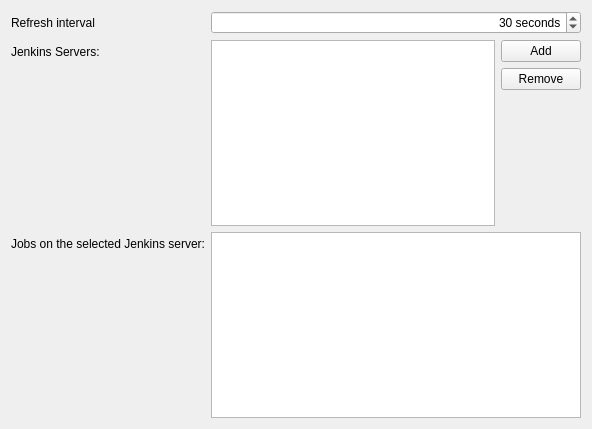
<?xml version="1.0" encoding="UTF-8"?>
<ui version="4.0">
 <class>Form</class>
 <widget class="QWidget" name="Form">
  <property name="geometry">
   <rect>
    <x>0</x>
    <y>0</y>
    <width>592</width>
    <height>429</height>
   </rect>
  </property>
  <property name="windowTitle">
   <string>Form</string>
  </property>
  <layout class="QFormLayout" name="formLayout">
   <item row="0" column="0">
    <widget class="QLabel" name="label_3">
     <property name="text">
      <string>Refresh interval</string>
     </property>
    </widget>
   </item>
   <item row="0" column="1">
    <widget class="QSpinBox" name="refreshInterval">
     <property name="sizePolicy">
      <sizepolicy hsizetype="MinimumExpanding" vsizetype="Fixed">
       <horstretch>0</horstretch>
       <verstretch>0</verstretch>
      </sizepolicy>
     </property>
     <property name="alignment">
      <set>Qt::AlignRight|Qt::AlignTrailing|Qt::AlignVCenter</set>
     </property>
     <property name="suffix">
      <string> seconds</string>
     </property>
     <property name="minimum">
      <number>0</number>
     </property>
     <property name="maximum">
      <number>1800</number>
     </property>
     <property name="singleStep">
      <number>10</number>
     </property>
     <property name="value">
      <number>30</number>
     </property>
    </widget>
   </item>
   <item row="1" column="0">
    <widget class="QLabel" name="label">
     <property name="text">
      <string>Jenkins Servers:</string>
     </property>
    </widget>
   </item>
   <item row="1" column="1">
    <layout class="QGridLayout" name="gridLayout">
     <item row="0" column="0" rowspan="3">
      <widget class="QListView" name="serverList"/>
     </item>
     <item row="0" column="1">
      <widget class="QPushButton" name="addServerBtn">
       <property name="text">
        <string>Add</string>
       </property>
      </widget>
     </item>
     <item row="1" column="1">
      <widget class="QPushButton" name="removeServerBtn">
       <property name="text">
        <string>Remove</string>
       </property>
      </widget>
     </item>
     <item row="2" column="1">
      <spacer name="verticalSpacer">
       <property name="orientation">
        <enum>Qt::Vertical</enum>
       </property>
       <property name="sizeHint" stdset="0">
        <size>
         <width>20</width>
         <height>40</height>
        </size>
       </property>
      </spacer>
     </item>
    </layout>
   </item>
   <item row="2" column="0">
    <widget class="QLabel" name="label_2">
     <property name="toolTip">
      <string>Check a job to monitor its status</string>
     </property>
     <property name="text">
      <string>&lt;html&gt;&lt;head/&gt;&lt;body&gt;&lt;p&gt;Jobs on the selected Jenkins server:&lt;/p&gt;&lt;/body&gt;&lt;/html&gt;</string>
     </property>
    </widget>
   </item>
   <item row="2" column="1">
    <widget class="QListView" name="jobList"/>
   </item>
  </layout>
 </widget>
 <resources/>
 <connections/>
</ui>
